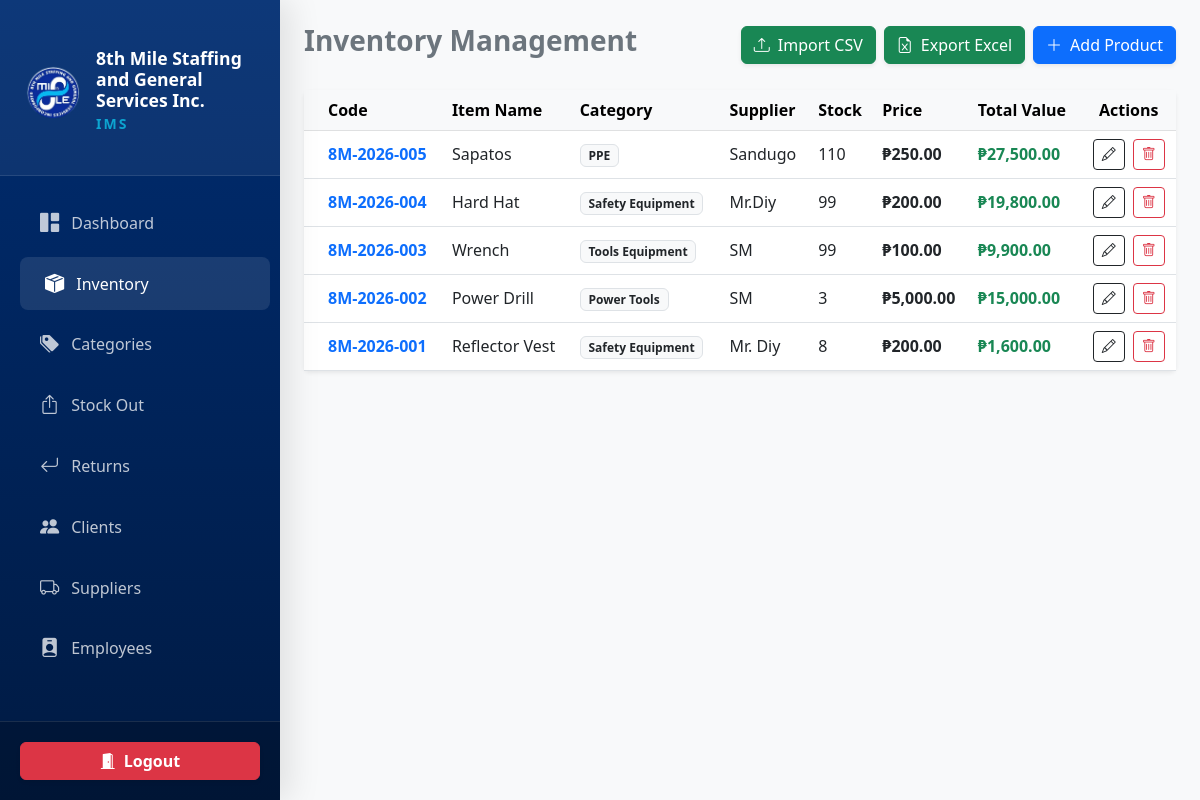
Page /inventory.php (signed in) on the earlier database version.
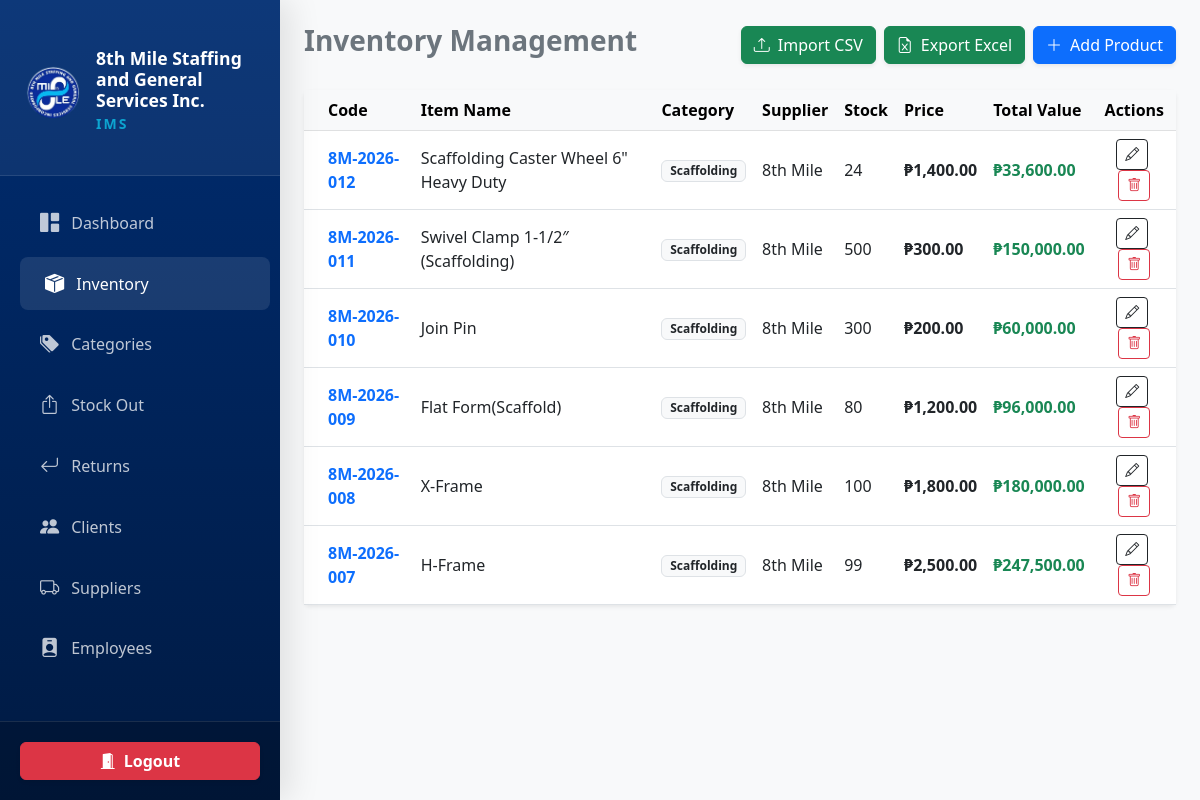
Same page on the later database version.
### tables this page shows
CREATE TABLE `products` (
  `productID` int(11) NOT NULL,
  `name` varchar(150) NOT NULL,
  `sku` varchar(100) NOT NULL,
  `category_id` int(11) DEFAULT NULL,
  `quantity` int(11) NOT NULL DEFAULT 0,
  `unit_price` decimal(10,2) DEFAULT 0.00,
  `created_at` timestamp NOT NULL DEFAULT current_timestamp(),
  `updated_at` timestamp NOT NULL DEFAULT current_timestamp(),
  `supplier` varchar(150) DEFAULT NULL
);

CREATE TABLE `categories` (
  `category_id` int(11) NOT NULL,
  `name` varchar(100) NOT NULL,
  `description` text DEFAULT NULL,
  `created_at` timestamp NOT NULL DEFAULT current_timestamp(),
  `updated_at` timestamp NOT NULL DEFAULT current_timestamp()
);

### inventory.php (the view, shortened to what this page needs)
<?php
include('config.php');
$query = "SELECT p.*, c.name AS category_name FROM products p LEFT JOIN categories c ON p.category_id = c.category_id";
$query .= " ORDER BY p.created_at DESC";
$result = mysqli_query($conn, $query);
?>
<!DOCTYPE html>
<html lang="en">
<head>
    <link href="https://cdn.jsdelivr.net/npm/bootstrap@5.3.0/dist/css/bootstrap.min.css" rel="stylesheet">
    <link rel="stylesheet" href="https://cdn.jsdelivr.net/npm/bootstrap-icons@1.11.0/font/bootstrap-icons.css">
</head>
<body>
    <?php include('sidebar.php'); ?>
    <main id="main-content" class="p-4">
        <div class="d-flex flex-wrap justify-content-between align-items-center mb-4 gap-2">
            <h3 class="fw-bold text-secondary">Inventory Management</h3>
            <div class="d-flex gap-2">
                <button class="btn btn-success shadow-sm" data-bs-toggle="modal" data-bs-target="#importModal"><i class="bi bi-upload me-2"></i>Import CSV</button>
                <button onclick="exportToExcel()" class="btn btn-success shadow-sm text-white"><i class="bi bi-file-earmark-excel me-2"></i>Export Excel</button>
                <button class="btn btn-primary shadow-sm" data-bs-toggle="modal" data-bs-target="#addProductModal"><i class="bi bi-plus-lg me-2"></i>Add Product</button>
            </div>
        </div>
        <div class="card shadow-sm border-0">
            <div class="card-body p-0">
                <div class="table-responsive">
                    <table class="table table-hover align-middle mb-0" id="inventoryTable">
                        <thead class="table-light">
                            <tr>
                                <th class="ps-4">Code</th>
                                <th>Item Name</th>
                                <th>Category</th>
                                <th>Supplier</th>
                                <th>Stock</th>
                                <th>Price</th>
                                <th>Total Value</th>
                                <th class="text-center">Actions</th>
                            </tr>
                        </thead>
                        <tbody>
                            <?php if(mysqli_num_rows($result) > 0): ?>
                                <?php while($row = mysqli_fetch_assoc($result)):
                                    $item_total = $row['quantity'] * $row['unit_price'];
                                ?>
                                <tr>
                                    <td class="ps-4 fw-bold text-primary"><?php echo htmlspecialchars($row['sku']); ?></td>
                                    <td><?php echo htmlspecialchars($row['name']); ?></td>
                                    <td><span class="badge bg-light text-dark border"><?php echo htmlspecialchars($row['category_name'] ?? 'Uncategorized'); ?></span></td>
                                    <td><?php echo htmlspecialchars($row['supplier'] ?? 'N/A'); ?></td>
                                    <td><?php echo $row['quantity']; ?></td>
                                    <td class="fw-bold">₱<?php echo number_format($row['unit_price'], 2); ?></td>
                                    <td class="fw-bold text-success">₱<?php echo number_format($item_total, 2); ?></td>
                                    <td class="text-center">
                                        <button class="btn btn-sm btn-outline-dark me-1" data-bs-toggle="modal" data-bs-target="#editModal<?php echo $row['productID']; ?>"><i class="bi bi-pencil"></i></button>
                                        <a href="delete_product.php?id=<?php echo $row['productID']; ?>" class="btn btn-sm btn-outline-danger" onclick="return confirm('Delete item?');"><i class="bi bi-trash"></i></a>
                                    </td>
                                </tr>
                                <?php endwhile; ?>
                            <?php else: ?>
                                <tr><td colspan="8" class="text-center p-5 text-muted">No items found.</td></tr>
                            <?php endif; ?>
                        </tbody>
                    </table>
                </div>
            </div>
        </div>
    </main>
</body>
</html>

### sidebar.php (shortened to what this page needs)
<?php
$current_page = basename($_SERVER['PHP_SELF']);
?>
<link rel="stylesheet" href="https://cdn.jsdelivr.net/npm/bootstrap-icons@1.11.0/font/bootstrap-icons.css">
<nav id="sidebar">
    <div class="sidebar-brand">
        <div class="d-flex align-items-center gap-3 text-start mt-2">
            <img src="8thmile_logo.png" alt="8th Mile Logo" class="brand-logo">
            <div>
                <h4 class="fw-bold mb-0 tracking-wide" style="font-size: 1.1rem;">8th Mile Staffing and General Services Inc.</h4>
                <span class="small text-info opacity-75 text-uppercase fw-semibold tracking-wider" style="letter-spacing: 2px;">IMS</span>
            </div>
        </div>
    </div>
    <div class="nav flex-column mt-3">
        <a href="dashboard.php" class="nav-link <?php echo ($current_page == 'dashboard.php') ? 'active' : ''; ?>">
            <i class="bi bi-grid-1x2-fill"></i> Dashboard
        </a>
        <a href="inventory.php" class="nav-link <?php echo ($current_page == 'inventory.php') ? 'active' : ''; ?>">
            <i class="bi bi-box-seam-fill"></i> Inventory
        </a>
        <a href="categories.php" class="nav-link <?php echo ($current_page == 'categories.php') ? 'active' : ''; ?>">
            <i class="bi bi-tags-fill"></i> Categories
        </a>
        <a href="stock_out.php" class="nav-link <?php echo ($current_page == 'stock_out.php') ? 'active' : ''; ?>">
            <i class="bi bi-box-arrow-up"></i> Stock Out
        </a>
        <a href="returns.php" class="nav-link <?php echo ($current_page == 'returns.php' || $current_page == 'archived_returns.php') ? 'active' : ''; ?>">
            <i class="bi bi-arrow-return-left"></i> Returns
        </a>
        <a href="clients.php" class="nav-link <?php echo ($current_page == 'clients.php') ? 'active' : ''; ?>">
            <i class="bi bi-people-fill"></i> Clients
        </a>
        <a href="suppliers.php" class="nav-link <?php echo ($current_page == 'suppliers.php') ? 'active' : ''; ?>">
            <i class="bi bi-truck"></i> Suppliers
        </a>
        <a href="employees.php" class="nav-link <?php echo ($current_page == 'employees.php') ? 'active' : ''; ?>">
            <i class="bi bi-person-badge-fill"></i> Employees
        </a>
    </div>
    <div class="logout-container">
        <a href="#" class="btn btn-danger w-100 fw-bold shadow-sm d-flex align-items-center justify-content-center gap-2"
           data-bs-toggle="modal"
           data-bs-target="#logoutConfirmModal">
            <i class="bi bi-door-open-fill"></i> Logout
        </a>
    </div>
</nav>

### inventory.php (style rules this page uses)
body { background-color: #f8f9fa; }
#main-content { transition: margin-left 0.3s; width: 100%; }
@media (min-width: 992px) { #main-content { margin-left: 280px; width: calc(100% - 280px); } }

### sidebar.php (style rules this page uses)
:root { --8th-blue: #002d72; --8th-blue-light: #003d9a; --8th-accent: #66b2ff; --sidebar-width: 280px; }
* { transition: all 0.2s ease-in-out; }
#sidebar { width: var(--sidebar-width); height: 100vh; position: fixed; background: linear-gradient(180deg, var(--8th-blue) 0%, #001a42 100%); color: white; display: flex; flex-direction: column; z-index: 1000; left: 0; top: 0; box-shadow: 10px 0 30px rgba(0,0,0,0.1); overflow-y: auto; }
.sidebar-brand { padding: 40px 25px; background: rgba(255, 255, 255, 0.05); border-bottom: 1px solid rgba(255,255,255,0.1); position: relative; }
.brand-logo { width: 55px; height: 55px; object-fit: contain; flex-shrink: 0; }
.nav-link { color: rgba(255, 255, 255, 0.75); padding: 12px 25px; margin: 4px 15px; border-radius: 8px; display: flex; align-items: center; gap: 12px; font-weight: 500; text-decoration: none; }
.nav-link:hover, .nav-link.active { color: white; background: rgba(255, 255, 255, 0.1); transform: translateX(5px); }
.nav-link i { font-size: 1.2rem; }
.logout-container { padding: 20px; border-top: 1px solid rgba(255,255,255,0.1); background: rgba(0,0,0,0.2); margin-top: auto; }

Differences in the rows shown:
removed products: sku "8M-2026-005", name "Sapatos", category.name "PPE", supplier "Sandugo", quantity "110", unit_price "250.00", item_total "27,500.00"
removed products: sku "8M-2026-004", name "Hard Hat", category.name "Safety Equipment", supplier "Mr.Diy", quantity "99", unit_price "200.00", item_total "19,800.00"
removed products: sku "8M-2026-003", name "Wrench", category.name "Tools Equipment", supplier "SM", quantity "99", unit_price "100.00", item_total "9,900.00"
removed products: sku "8M-2026-002", name "Power Drill", category.name "Power Tools", supplier "SM", quantity "3", unit_price "5,000.00", item_total "15,000.00"
removed products: sku "8M-2026-001", name "Reflector Vest", category.name "Safety Equipment", supplier "Mr. Diy", quantity "8", unit_price "200.00", item_total "1,600.00"
added products: sku "8M-2026-012", name "Scaffolding Caster Wheel 6\" Heavy Duty", category.name "Scaffolding", supplier "8th Mile", quantity "24", unit_price "1,400.00", item_total "33,600.00"
added products: sku "8M-2026-011", name "Swivel Clamp 1-1/2″ (Scaffolding)", category.name "Scaffolding", supplier "8th Mile", quantity "500", unit_price "300.00", item_total "150,000.00"
added products: sku "8M-2026-010", name "Join Pin", category.name "Scaffolding", supplier "8th Mile", quantity "300", unit_price "200.00", item_total "60,000.00"
added products: sku "8M-2026-009", name "Flat Form(Scaffold)", category.name "Scaffolding", supplier "8th Mile", quantity "80", unit_price "1,200.00", item_total "96,000.00"
added products: sku "8M-2026-008", name "X-Frame", category.name "Scaffolding", supplier "8th Mile", quantity "100", unit_price "1,800.00", item_total "180,000.00"
added products: sku "8M-2026-007", name "H-Frame", category.name "Scaffolding", supplier "8th Mile", quantity "99", unit_price "2,500.00", item_total "247,500.00"
